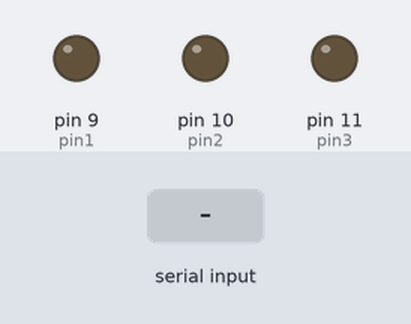
This sketch was run on a simulated Arduino Uno, built with avr-gcc and run on an emulated ATmega328P. Parts: output pins drawn as LEDs (lit = HIGH). The inputs (shaded band) are chosen by the test bench. Pins used as bus, display or sensor lines are not drawn.

Above: at 1.2 s.
1.3 s: "90,45,200\n" received over Serial
At 2.5 s:
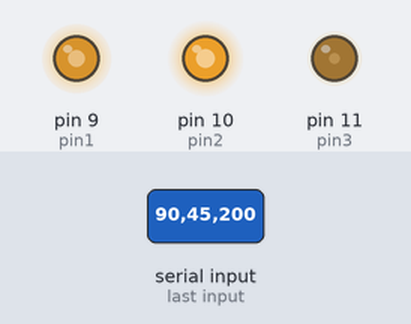
2.8 s: "30,150,10\n" received over Serial
At 3.7 s:
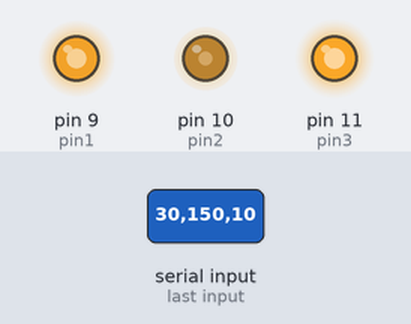
4.3 s: "1,90,45\n" received over Serial
At 4.7 s:
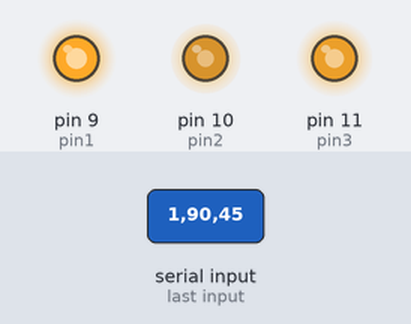
Timing chart, 0 to 7.3 s (numbered marks = the images above; inputs shaded):
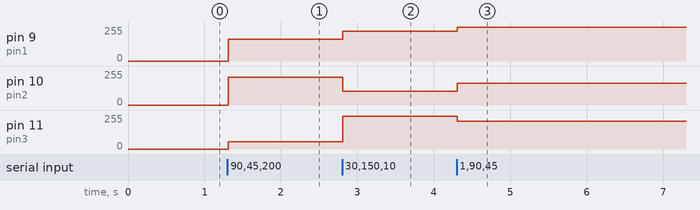

The sketch:

RGB_LED_control_nano.ino
```cpp
int pin1=9;
int pin2=10;
int pin3=11;
int gnd=6;

void setup() {
  // put your setup code here, to run once:
  Serial.begin(9600);
  pinMode(pin1,OUTPUT);
  pinMode(pin2,OUTPUT);
  pinMode(pin3,OUTPUT);
  pinMode(gnd,OUTPUT);
  analogWrite(gnd,255);
}

void loop() {
  // put your main code here, to run repeatedly:
}

void serialEvent() {
  int r = Serial.parseInt();
  int g = Serial.parseInt();
  int b = Serial.parseInt();

  if(Serial.read() == '\n') {
    analogWrite(9, 255-r);
    analogWrite(10, 255-g);
    analogWrite(11, 255-b);
  }
}
```

Measured:
- after the input at 1.3 s, pin 9 (pin1): 0/255 → 165/255 at once; pin 10 (pin2): 0/255 → 210/255 at once; pin 11 (pin3): 0/255 → 55/255 at once
- after the input at 2.8 s, pin 9 (pin1): 165/255 → 225/255 at once; pin 10 (pin2): 210/255 → 105/255 at once; pin 11 (pin3): 55/255 → 245/255 at once
- after the input at 4.3 s, pin 9 (pin1): 225/255 → 254/255 at once; pin 10 (pin2): 105/255 → 165/255 at once; pin 11 (pin3): 245/255 → 210/255 at once
